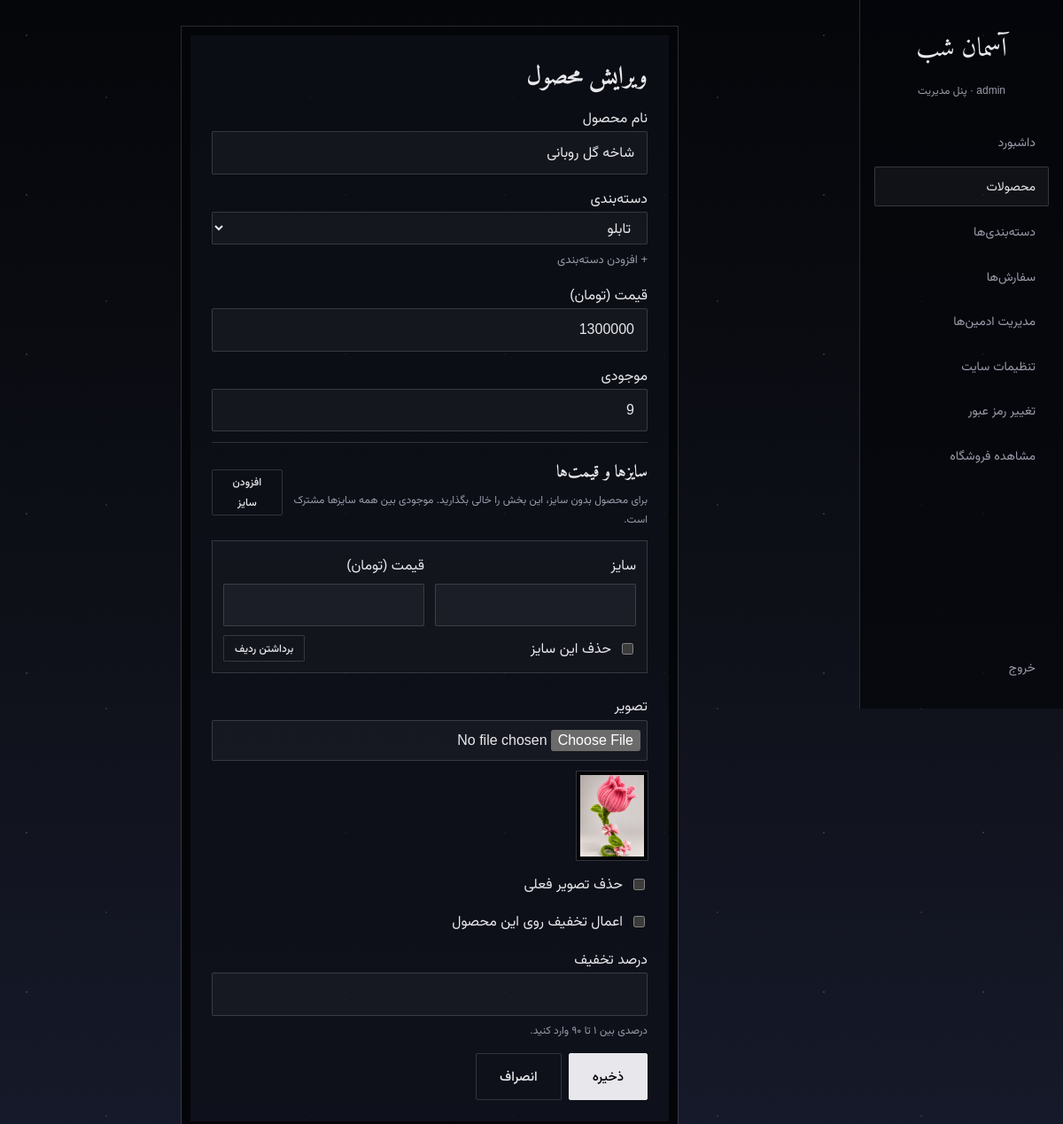
The app's page /panel/products/2/edit/ (signed in) with its own data.
### store/models.py (models this page shows, shortened)
class Product(models.Model):
    category = models.ForeignKey(Category, on_delete=models.PROTECT, related_name="products", verbose_name="دسته‌بندی")
    name = models.CharField("نام محصول", max_length=160)
    description = models.TextField("توضیحات", blank=True)
    price = models.PositiveIntegerField("قیمت (تومان)")
    old_price = models.PositiveIntegerField("قیمت قبل", blank=True, null=True)
    stock = models.PositiveIntegerField("موجودی", default=0)
    image = models.ImageField("تصویر", upload_to="products/", blank=True)
    is_active = models.BooleanField("فعال", default=True)
    created_at = models.DateTimeField(auto_now_add=True)
    class Meta:
        verbose_name = "محصول"
        verbose_name_plural = "محصول‌ها"
        ordering = ["-created_at"]

### store/views.py (the view)
# urls.py: path("panel/products/<int:pk>/edit/", views.product_edit, name="product_edit"),
@login_required
def product_edit(request, pk=None):
    product = get_object_or_404(Product, pk=pk) if pk is not None else None
    if request.method == "POST":
        form = ProductForm(request.POST, request.FILES, instance=product)
        variant_formset = ProductVariantFormSetFactory(request.POST, instance=product, prefix="variants")
        if form.is_valid() and variant_formset.is_valid():
            clear_image = request.POST.get("clear_image") == "1" and not request.FILES.get("image")
            with transaction.atomic():
                saved_product = form.save()
                variant_formset.instance = saved_product
                discount_percent = form.cleaned_data.get("discount_percent") if form.cleaned_data.get("discount_enabled") else None
                for variant_form in variant_formset.forms:
                    variant_data = variant_form.cleaned_data
                    if not variant_data:
                        continue
                    if variant_data.get("DELETE"):
                        if variant_form.instance.pk:
                            variant_form.instance.delete()
                        continue
                    if not variant_data.get("size"):
                        continue
                    variant = variant_form.save(commit=False)
                    variant.product = saved_product
                    base_price = variant_data["price"]
                    if discount_percent:
                        variant.old_price = base_price
                        variant.price = (base_price * (100 - discount_percent) + 50) // 100
                    else:
                        variant.old_price = None
                        variant.price = base_price
                    variant.save()
                if clear_image and saved_product.image:
                    saved_product.image.delete(save=False)
                    saved_product.image = ""
                    saved_product.save(update_fields=["image"])
            messages.success(request, "محصول ذخیره شد.")
            return redirect("product_list")
    elif request.method == "GET":
        form = ProductForm(instance=product)
        variant_formset = ProductVariantFormSetFactory(instance=product, prefix="variants")
    else:
        return HttpResponseNotAllowed(["GET", "POST"])
    return render(request, "store/product_form.html", {
        "form": form, "product": product, "variant_formset": variant_formset,
    })

### store/forms.py (shortened to what this page needs)
class ProductForm(forms.ModelForm):
    discount_enabled = forms.BooleanField(label="اعمال تخفیف روی این محصول", required=False)
    discount_percent = forms.IntegerField(
        label="درصد تخفیف",
        required=False,
        min_value=1,
        max_value=90,
    )
    class Meta:
        model = Product
        fields = ("name", "category", "price", "stock", "image")
        widgets = {
            "price": forms.NumberInput(attrs={"min": 0}),
            "stock": forms.NumberInput(attrs={"min": 0}),
            "image": forms.FileInput(attrs={"accept": "image/*"}),
        }
    def __init__(self, *args, **kwargs):
        super().__init__(*args, **kwargs)
        if self.instance.pk:
            discounted = bool(self.instance.old_price and self.instance.old_price > self.instance.price)
            self.fields["price"].initial = self.instance.old_price if discounted else self.instance.price
            self.fields["discount_enabled"].initial = discounted
            if discounted:
                self.fields["discount_percent"].initial = round(
                    (self.instance.old_price - self.instance.price) * 100 / self.instance.old_price
                )

### store/models.py (called while the page is built)
    def __str__(self): return self.name

### templates/store/product_form.html (shortened to what this page needs)
{% extends 'store/base.html' %}
{% load static %}
{% block content %}
<div id="admin-app">
  {% include 'store/panel_nav.html' with active_page='products' %}
  <main class="admin-main">
    <form class="box fm product-form" method="post" enctype="multipart/form-data">
      <h2>{% if product %}ویرایش{% else %}افزودن{% endif %} محصول</h2>
      <label for="{{ form.name.id_for_label }}">{{ form.name.label }}{{ form.name }}{% for error in form.name.errors %}<span class="err">{{ error }}</span>{% endfor %}</label>
      <div class="category-field">
        <label for="{{ form.category.id_for_label }}">{{ form.category.label }}{{ form.category }}{% for error in form.category.errors %}<span class="err">{{ error }}</span>{% endfor %}</label>
        <a class="text-link category-add-link" href="{% url 'category_list' %}?next=product_add" target="_blank" rel="noopener">+ افزودن دسته‌بندی</a>
      </div>
      <label for="{{ form.price.id_for_label }}">{{ form.price.label }}{{ form.price }}{% for error in form.price.errors %}<span class="err">{{ error }}</span>{% endfor %}</label>
      <label for="{{ form.stock.id_for_label }}">{{ form.stock.label }}{{ form.stock }}{% for error in form.stock.errors %}<span class="err">{{ error }}</span>{% endfor %}</label>
      <section class="variant-section" aria-labelledby="variant-heading">
        <div class="variant-heading">
          <div>
            <h3 id="variant-heading">سایزها و قیمت‌ها</h3>
            <p class="note">برای محصول بدون سایز، این بخش را خالی بگذارید. موجودی بین همه سایزها مشترک است.</p>
          </div>
          <button class="btn g s" id="add-variant" type="button">افزودن سایز</button>
        </div>
        <div id="variant-rows">
          {% for variant_form in variant_formset %}
          <div class="variant-row">
            <label for="{{ variant_form.size.id_for_label }}">{{ variant_form.size.label }}{{ variant_form.size }}
            </label>
            <label for="{{ variant_form.price.id_for_label }}">{{ variant_form.price.label }}{{ variant_form.price }}
            </label>
            <label class="inline-check variant-delete">{{ variant_form.DELETE }}<span>حذف این سایز</span></label>
            <button class="btn g s" type="button" data-remove-variant>برداشتن ردیف</button>
          </div>
          {% endfor %}
        </div>
      </section>
      <label for="{{ form.image.id_for_label }}">{{ form.image.label }}{{ form.image }}{% for error in form.image.errors %}<span class="err">{{ error }}</span>{% endfor %}</label>
      <div class="pv" id="image-preview" {% if not product or not product.image %}hidden{% endif %}>
        {% if product and product.image %}<img src="{{ product.image.url }}" alt="پیش‌نمایش تصویر محصول">{% endif %}
      </div>
      {% if product and product.image %}
      <label class="inline-check"><input type="checkbox" name="clear_image" value="1"><span>حذف تصویر فعلی</span></label>
      {% endif %}
      <label class="inline-check" for="{{ form.discount_enabled.id_for_label }}">{{ form.discount_enabled }}<span>{{ form.discount_enabled.label }}</span></label>
      <label for="{{ form.discount_percent.id_for_label }}">{{ form.discount_percent.label }}{{ form.discount_percent }}
        <span class="note">درصدی بین ۱ تا ۹۰ وارد کنید.</span>
      </label>
      <div class="form-actions"><button class="btn">ذخیره</button><a class="btn g" href="{% url 'product_list' %}">انصراف</a></div>
    </form>
  </main>
</div>
{% endblock %}

### templates/store/panel_nav.html (shortened to what this page needs)
{% load static %}
<aside>
  <div class="panel-nav-head">
    <a class="brand" href="{% url 'dashboard' %}">آسمان شب</a>
    <small>{{ request.user.get_full_name|default:request.user.username }} · پنل مدیریت</small>
  </div>
  <nav class="panel-nav-links" id="panel-menu" aria-label="منوی پنل مدیریت">
    <a class="nv {% if active_page == 'dashboard' %}current{% endif %}" href="{% url 'dashboard' %}">داشبورد</a>
    <a class="nv {% if active_page == 'products' %}current{% endif %}" href="{% url 'product_list' %}">محصولات</a>
    <a class="nv {% if active_page == 'categories' %}current{% endif %}" href="{% url 'category_list' %}">دسته‌بندی‌ها</a>
    <a class="nv {% if active_page == 'orders' %}current{% endif %}" href="{% url 'order_list' %}">سفارش‌ها</a>
    {% if request.user.is_superuser %}<a class="nv {% if active_page == 'admins' %}current{% endif %}" href="{% url 'admin_manage' %}">مدیریت ادمین‌ها</a>{% endif %}
    {% if request.user.is_superuser %}<a class="nv {% if active_page == 'site' %}current{% endif %}" href="{% url 'site_settings' %}">تنظیمات سایت</a>{% endif %}
    <a class="nv {% if active_page == 'password' %}current{% endif %}" href="{% url 'password_change' %}">تغییر رمز عبور</a>
    <a class="nv" href="{% url 'home' %}">مشاهده فروشگاه</a>
    <a class="nv out" href="{% url 'logout' %}">خروج</a>
  </nav>
</aside>

### records on screen
Product: name "شاخه گل روبانی", category "تابلو", price "1300000", stock "9", image (picture)

### other values on screen
{{ request.user.get_full_name|default:request.user.username }} "admin"
{{ variant_form.size.label }} "سایز"
{{ variant_form.price.label }} "قیمت (تومان)"
